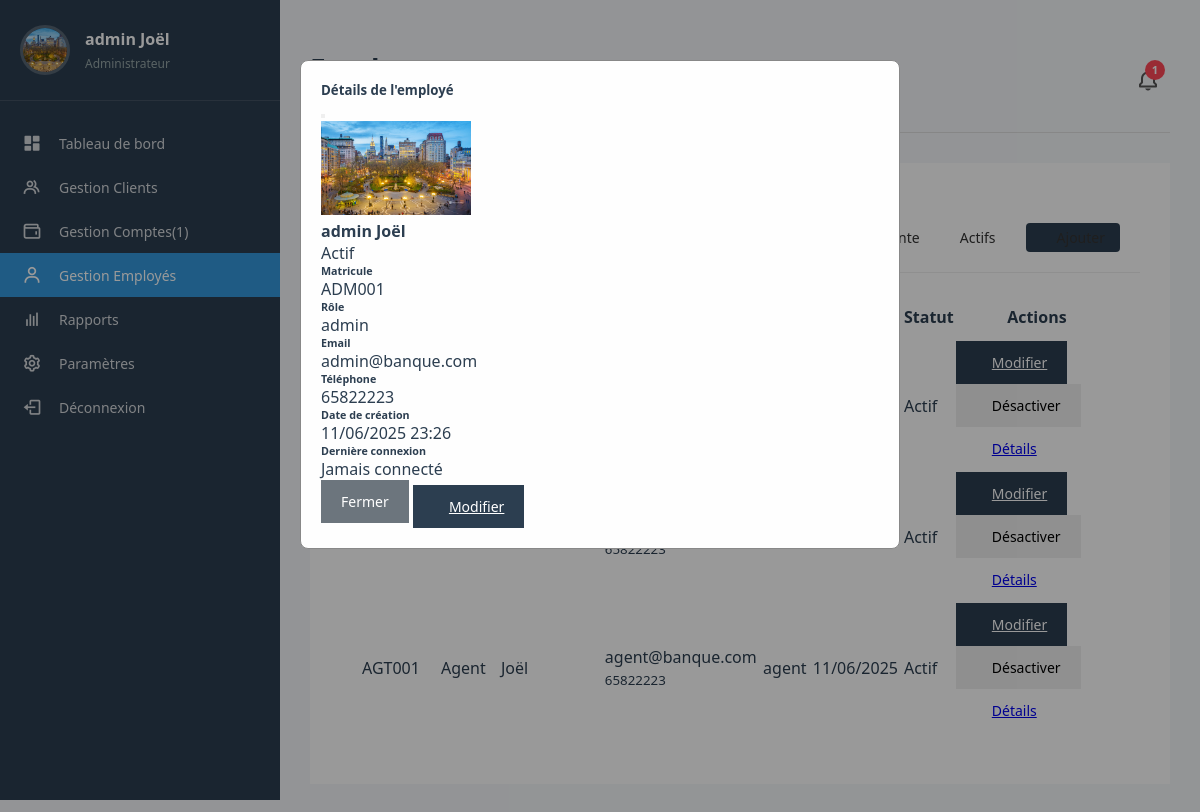
The page /admin/dashboard.php?page=employes&action=view&id=1 (signed in) on the database its author committed.
### tables this page shows
CREATE TABLE `employe` (
  `id_employe` int(11) NOT NULL,
  `matricule` varchar(20) NOT NULL,
  `nom` varchar(100) NOT NULL,
  `prenom` varchar(100) NOT NULL,
  `email` varchar(100) NOT NULL,
  `telephone` varchar(20) NOT NULL,
  `password` varchar(255) NOT NULL,
  `photo` varchar(255) DEFAULT NULL,
  `role` enum('admin','agent') NOT NULL DEFAULT 'agent',
  `date_creation` datetime NOT NULL DEFAULT CURRENT_TIMESTAMP,
  `dernier_connexion` datetime DEFAULT NULL,
  `remember_token` varchar(100) DEFAULT NULL,
  `actif` tinyint(1) NOT NULL DEFAULT '1'
);

### admin/employes.php (the view, shortened to what this page needs)
<?php
include '../db/db.php';
$action = $_GET['action'] ?? 'list';
$filter = $_GET['filter'] ?? 'en_attente';
switch ($action) {
    case 'view':
        $id = filter_var($_GET['id'] ?? 0, FILTER_VALIDATE_INT);
        if ($id) {
            $stmt = $pdo->prepare("SELECT * FROM employe WHERE id_employe = ?");
            $stmt->execute([$id]);
            $employe = $stmt->fetch();
            if ($employe) {
                displayEmployeModal($employe);
                displayEmployesList();
            }
        }
        break;
}
function displayEmployesList() {
    global $pdo, $filter;
    $query = "SELECT * FROM employe";
    $query .= " ORDER BY date_creation DESC";
    $employes = $pdo->query($query)->fetchAll();
    ?>
    <div class="card">
        <div class="card-header">
            <h2>Gestion des employés</h2>
            <div class="filter-options d-flex align-items-center">
                <div class="btn-group" role="group">
                    <a href="?page=employes&filter=en_attente" class="btn btn-sm btn-outline-primary <?= $filter === 'en_attente' ? 'active' : '' ?>">
                    </a>
                    <a href="?page=employes&filter=actifs" class="btn btn-sm btn-outline-primary <?= $filter === 'actifs' ? 'active' : '' ?>">Actifs</a>
                </div>
                <a href="?page=employes&action=add" class="btn btn-sm btn-primary ms-3">
                </a>
            </div>
        </div>
        <div class="card-body">
            <div class="table-responsive">
                <table class="table table-striped table-hover">
                    <thead class="table-light">
                        <tr>
                            <th>Matricule</th>
                            <th>Nom</th>
                            <th>Prénom</th>
                            <th>Contact</th>
                            <th>Rôle</th>
                            <th>Date création</th>
                            <th>Statut</th>
                            <th>Actions</th>
                        </tr>
                    </thead>
                    <tbody>
                        <?php foreach ($employes as $employe):
                            $statut = $employe['actif'] ? 'actif' : 'en_attente';
                        ?>
                        <tr>
                            <td><?= htmlspecialchars($employe['matricule']) ?></td>
                            <td><?= htmlspecialchars($employe['nom']) ?></td>
                            <td><?= htmlspecialchars($employe['prenom']) ?></td>
                            <td>
                                <div><?= htmlspecialchars($employe['email']) ?></div>
                                <small class="text-muted"><?= htmlspecialchars($employe['telephone']) ?></small>
                            </td>
                            <td><?= htmlspecialchars($employe['role']) ?></td>
                            <td><?= date('d/m/Y', strtotime($employe['date_creation'])) ?></td>
                            <td>
                                <span class="badge bg-<?= $statut === 'actif' ? 'success' : 'warning' ?>">
                                    <?= ucfirst($statut) ?>
                                </span>
                            </td>
                            <td class="text-nowrap">
                                <?php if (!$employe['actif']): ?>
                                    <button class="btn btn-sm btn-success" onclick="activateEmploye(<?= $employe['id_employe'] ?>)">
                                        <i class="bi bi-check-lg"></i> Activer
                                    </button>
                                <?php else: ?>
                                    <a href="?page=employes&action=edit&id=<?= $employe['id_employe'] ?>" class="btn btn-sm btn-primary">
                                        <i class="bi bi-pencil"></i> Modifier
                                    </a>
                                    <button class="btn btn-sm btn-warning" onclick="deactivateEmploye(<?= $employe['id_employe'] ?>)">
                                        <i class="bi bi-x-lg"></i> Désactiver
                                    </button>
                                <?php endif; ?>
                                <?php if ($employe['actif']): ?>
                                    <a href="?page=employes&action=view&id=<?= $employe['id_employe'] ?>" class="btn btn-sm btn-info">
                                        <i class="bi bi-eye"></i> Détails
                                    </a>
                                <?php else: ?>
                                    <button class="btn btn-sm btn-info" disabled title="Non disponible pour les employés en attente">
                                        <i class="bi bi-eye"></i> Détails
                                    </button>
                                <?php endif; ?>
                            </td>
                        </tr>
                        <?php endforeach; ?>
                    </tbody>
                </table>
            </div>
        </div>
    </div>
    <?php
}
    ?>
    <?php
function displayEmployeModal($employe) {
    ?>
    <div class="modal fade" id="employeModal" tabindex="-1" aria-labelledby="employeModalLabel" aria-hidden="true">
        <div class="modal-dialog modal-lg">
            <div class="modal-content">
                <div class="modal-header bg-primary text-white">
                    <h5 class="modal-title" id="employeModalLabel">Détails de l'employé</h5>
                    <button type="button" class="btn-close btn-close-white" data-bs-dismiss="modal" aria-label="Close"></button>
                </div>
                <div class="modal-body">
                    <div class="row">
                        <div class="col-md-4 text-center">
                            <div class="mb-3">
                                <img src="<?= !empty($employe['photo']) ? '../uploads/employes/' . htmlspecialchars($employe['photo']) : 'assets/img/default-user.png' ?>"
                                     class="img-thumbnail rounded-circle" width="150" alt="Photo employé">
                            </div>
                            <h4><?= htmlspecialchars($employe['prenom'] . ' ' . htmlspecialchars($employe['nom'])) ?></h4>
                            <span class="badge bg-<?= $employe['actif'] ? 'success' : 'warning' ?>">
                                <?= $employe['actif'] ? 'Actif' : 'En attente' ?>
                            </span>
                        </div>
                        <div class="col-md-8">
                            <div class="row mb-3">
                                <div class="col-md-6">
                                    <h6>Matricule</h6>
                                    <p><?= htmlspecialchars($employe['matricule']) ?></p>
                                </div>
                                <div class="col-md-6">
                                    <h6>Rôle</h6>
                                    <p><?= htmlspecialchars($employe['role']) ?></p>
                                </div>
                            </div>
                            <div class="row mb-3">
                                <div class="col-md-6">
                                    <h6>Email</h6>
                                    <p><?= htmlspecialchars($employe['email']) ?></p>
                                </div>
                                <div class="col-md-6">
                                    <h6>Téléphone</h6>
                                    <p><?= htmlspecialchars($employe['telephone']) ?></p>
                                </div>
                            </div>
                            <div class="row mb-3">
                                <div class="col-md-6">
                                    <h6>Date de création</h6>
                                    <p><?= date('d/m/Y H:i', strtotime($employe['date_creation'])) ?></p>
                                </div>
                                <div class="col-md-6">
                                    <h6>Dernière connexion</h6>
                                    <p><?= $employe['dernier_connexion'] ? date('d/m/Y H:i', strtotime($employe['dernier_connexion'])) : 'Jamais connecté' ?></p>
                                </div>
                            </div>
                        </div>
                    </div>
                </div>
                <div class="modal-footer">
                    <button type="button" class="btn btn-secondary" data-bs-dismiss="modal">Fermer</button>
                    <a href="?page=employes&action=edit&id=<?= $employe['id_employe'] ?>" class="btn btn-primary">
                        <i class="bi bi-pencil"></i> Modifier
                    </a>
                </div>
            </div>
        </div>
    </div>
    <?php
}
?>

### rows shown on the page
employe: photo (picture), prenom+nom "admin Joël", matricule "ADM001", role "admin", email "admin@banque.com", telephone "65822223", date_creation "11/06/2025 23:26", actif "Actif"
employe: actif "Actif"
employe: matricule "AGT001", nom "Agent", prenom "Joël", email "agent@banque.com", telephone "65822223", role "agent", date_creation "11/06/2025", actif "Actif"

### other values the page prints
$pendingAccounts "1"
